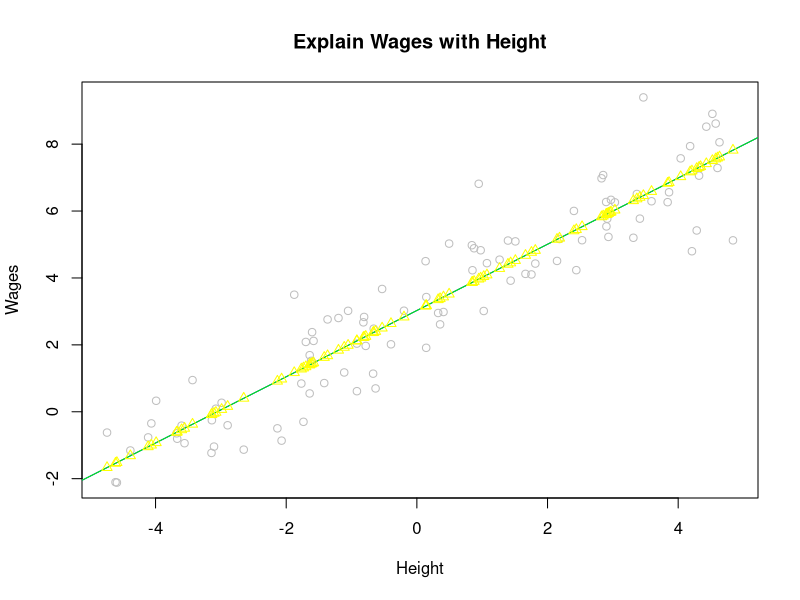
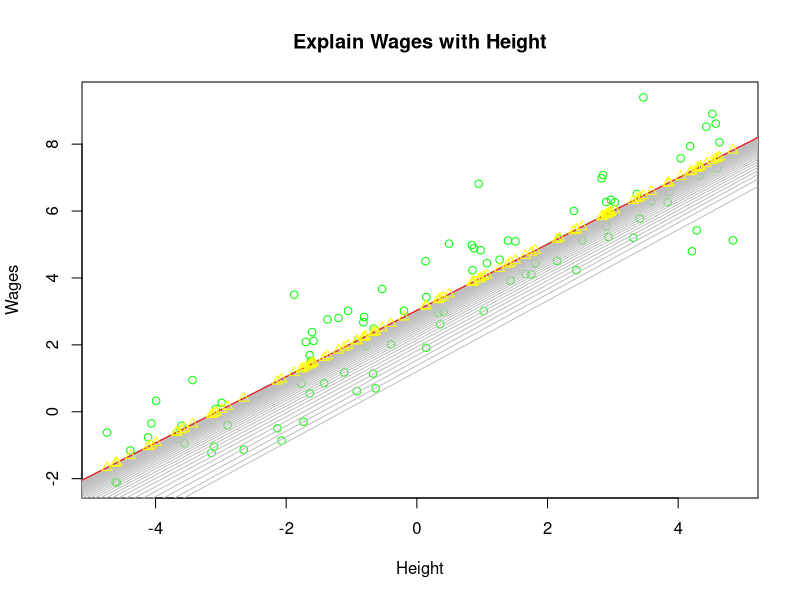

The R script that drew these images, in order:
# regressions.R
# Neural Network from scratch in R
# Ilia 03.04.2017

######################################################
# 1. Linear Regression in R
#####################################################

# generate random data in which y is a noisy function of x
X <- runif(100, -5, 5)
y <- X + rnorm(100) + 3

# Plot
plot(x=X, y=y, cex = 1, col = "grey",
     main = "Explain Wages with Height", xlab = "Height", ylab = "Wages")

# Fit a model (regress weight on height)
fit <- lm(y ~ X)
print(fit)
# Coefficients:
# (Intercept)           X  
# 3.0691           0.9957

# beta-hat
fit_params <- fit$coefficients

# Draw the regression line (intercept, slope)
abline(a=fit_params[[1]], b=fit_params[[2]], col="blue") 

#####################################################
# 2. Linear Regression from Scratch
#####################################################

# Matrix of predictors (we only have one in this example)
X_mat <- as.matrix(X)
# Add column of 1s for intercept coefficient
intcpt <- rep(1, length(y))

# Combine predictors with intercept
X_mat <- cbind(intcpt, X_mat)

# OLS (closed-form solution)
beta_hat <- solve(t(X_mat) %*% X_mat) %*% t(X_mat) %*% y
print(beta_hat)
# 3.0691470, 0.9956848

# Draw the regression line
abline(a=beta_hat[[1]], b=beta_hat[[2]], col="green")

# To get y-hat:
y_hat <- X_mat %*% beta_hat
points(x=X, y=y_hat, pch = 2, col='yellow')
       
#####################################################
# 3. Linear Regression with SGD
#####################################################

# Plot
plot(x=X, y=y, cex = 1, col = "green",
     main = "Explain Wages with Height", xlab = "Height", ylab = "Wages")

gradient_descent <- function(X, y, lr, epochs)
{
  X_mat <- cbind(1, X)
  # Initialise beta_hat matrix
  beta_hat <- matrix(1, nrow=ncol(X_mat))
  for (j in 1:epochs)
  {
    residual <- (X_mat %*% beta_hat) - y
    delta <- (t(X_mat) %*% residual) * (1/nrow(X_mat))
    beta_hat <- beta_hat - (lr*delta)
    # Draw the regression line
    abline(a=beta_hat[[1]], b=beta_hat[[2]], col="grey")
  }
  # Return 
  beta_hat
}

beta_hat <- gradient_descent(X, y, 0.1, 200)
print(beta_hat)
# 3.0691470, 0.9956848

# Draw the regression line
abline(a=beta_hat[[1]], b=beta_hat[[2]], col="red")

# To get y-hat:
y_hat <- X_mat %*% beta_hat
points(x=X, y=y_hat, pch = 2, col='yellow')

